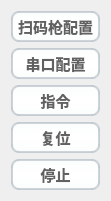
   <widget class="QWidget" name="verticalLayoutWidget">
    <property name="geometry">
     <rect>
      <x>580</x>
      <y>10</y>
      <width>111</width>
      <height>201</height>
     </rect>
    </property>
    <layout class="QVBoxLayout" name="verticalLayout">
     <item>
      <widget class="QPushButton" name="ScanBotton">
       <property name="sizePolicy">
        <sizepolicy hsizetype="Expanding" vsizetype="Expanding">
         <horstretch>0</horstretch>
         <verstretch>0</verstretch>
        </sizepolicy>
       </property>
       <property name="font">
        <font>
         <family>华文新魏</family>
         <pointsize>11</pointsize>
         <weight>75</weight>
         <italic>false</italic>
         <bold>true</bold>
        </font>
       </property>
       <property name="styleSheet">
        <string notr="true">QPushButton, QToolButton, QCommandLinkButton{
    padding: 0 5px 0 5px;
    border-style: solid;
    border-top-color: qlineargradient(spread:pad, x1:0, y1:0, x2:0, y2:1, stop:0 #c1c9cf, stop:1 #d2d8dd);
    border-right-color: qlineargradient(spread:pad, x1:1, y1:0, x2:0, y2:0, stop:0 #c1c9cf, stop:1 #d2d8dd);
    border-bottom-color: qlineargradient(spread:pad, x1:0, y1:1, x2:0, y2:0, stop:0 #c1c9cf, stop:1 #d2d8dd);
    border-left-color: qlineargradient(spread:pad, x1:0, y1:0, x2:1, y2:0, stop:0 #c1c9cf, stop:1 #d2d8dd);
    border-width: 2px;
    border-radius: 8px;
    color: #616161;
    font-weight: bold;
    background-color: qlineargradient(spread:pad, x1:0.5, y1:0, x2:0.5, y2:1, stop:0 #fbfdfd, stop:0.5 #ffffff, stop:1 #fbfdfd);
}
QPushButton::default, QToolButton::default, QCommandLinkButton::default{
    border: 2px solid transparent;
    color: #FFFFFF;
    background-color: qlineargradient(spread:pad, x1:0.5, y1:0, x2:0.5, y2:1, stop:0 #84afe5, stop:1 #1168e4);
}
QPushButton:hover, QToolButton:hover, QCommandLinkButton:hover{
    color: #3d3d3d;
}
QPushButton:pressed, QToolButton:pressed, QCommandLinkButton:pressed{
    color: #aeaeae;
    background-color: qlineargradient(spread:pad, x1:0.5, y1:0, x2:0.5, y2:1, stop:0 #ffffff, stop:0.5 #fbfdfd, stop:1 #ffffff);
}
QPushButton:disabled, QToolButton:disabled, QCommandLinkButton:disabled{
    color: #616161;
    background-color: qlineargradient(spread:pad, x1:0.5, y1:0, x2:0.5, y2:1, stop:0 #dce7eb, stop:0.5 #e0e8eb, stop:1 #dee7ec);
}</string>
       </property>
       <property name="text">
        <string>扫码枪配置</string>
       </property>
      </widget>
     </item>
     <item>
      <widget class="QPushButton" name="SerialBotton">
       <property name="sizePolicy">
        <sizepolicy hsizetype="Expanding" vsizetype="Expanding">
         <horstretch>0</horstretch>
         <verstretch>0</verstretch>
        </sizepolicy>
       </property>
       <property name="font">
        <font>
         <family>华文新魏</family>
         <pointsize>11</pointsize>
         <weight>75</weight>
         <italic>false</italic>
         <bold>true</bold>
        </font>
       </property>
       <property name="styleSheet">
        <string notr="true">QPushButton, QToolButton, QCommandLinkButton{
    padding: 0 5px 0 5px;
    border-style: solid;
    border-top-color: qlineargradient(spread:pad, x1:0, y1:0, x2:0, y2:1, stop:0 #c1c9cf, stop:1 #d2d8dd);
    border-right-color: qlineargradient(spread:pad, x1:1, y1:0, x2:0, y2:0, stop:0 #c1c9cf, stop:1 #d2d8dd);
    border-bottom-color: qlineargradient(spread:pad, x1:0, y1:1, x2:0, y2:0, stop:0 #c1c9cf, stop:1 #d2d8dd);
    border-left-color: qlineargradient(spread:pad, x1:0, y1:0, x2:1, y2:0, stop:0 #c1c9cf, stop:1 #d2d8dd);
    border-width: 2px;
    border-radius: 8px;
    color: #616161;
    font-weight: bold;
    background-color: qlineargradient(spread:pad, x1:0.5, y1:0, x2:0.5, y2:1, stop:0 #fbfdfd, stop:0.5 #ffffff, stop:1 #fbfdfd);
}
QPushButton::default, QToolButton::default, QCommandLinkButton::default{
    border: 2px solid transparent;
    color: #FFFFFF;
    background-color: qlineargradient(spread:pad, x1:0.5, y1:0, x2:0.5, y2:1, stop:0 #84afe5, stop:1 #1168e4);
}
QPushButton:hover, QToolButton:hover, QCommandLinkButton:hover{
    color: #3d3d3d;
}
QPushButton:pressed, QToolButton:pressed, QCommandLinkButton:pressed{
    color: #aeaeae;
    background-color: qlineargradient(spread:pad, x1:0.5, y1:0, x2:0.5, y2:1, stop:0 #ffffff, stop:0.5 #fbfdfd, stop:1 #ffffff);
}
QPushButton:disabled, QToolButton:disabled, QCommandLinkButton:disabled{
    color: #616161;
    background-color: qlineargradient(spread:pad, x1:0.5, y1:0, x2:0.5, y2:1, stop:0 #dce7eb, stop:0.5 #e0e8eb, stop:1 #dee7ec);
}</string>
       </property>
       <property name="text">
        <string>串口配置</string>
       </property>
      </widget>
     </item>
     <item>
      <widget class="QPushButton" name="protocol">
       <property name="sizePolicy">
        <sizepolicy hsizetype="Expanding" vsizetype="Expanding">
         <horstretch>0</horstretch>
         <verstretch>0</verstretch>
        </sizepolicy>
       </property>
       <property name="font">
        <font>
         <family>华文新魏</family>
         <pointsize>11</pointsize>
         <weight>75</weight>
         <bold>true</bold>
        </font>
       </property>
       <property name="styleSheet">
        <string notr="true">QPushButton, QToolButton, QCommandLinkButton{
    padding: 0 5px 0 5px;
    border-style: solid;
    border-top-color: qlineargradient(spread:pad, x1:0, y1:0, x2:0, y2:1, stop:0 #c1c9cf, stop:1 #d2d8dd);
    border-right-color: qlineargradient(spread:pad, x1:1, y1:0, x2:0, y2:0, stop:0 #c1c9cf, stop:1 #d2d8dd);
    border-bottom-color: qlineargradient(spread:pad, x1:0, y1:1, x2:0, y2:0, stop:0 #c1c9cf, stop:1 #d2d8dd);
    border-left-color: qlineargradient(spread:pad, x1:0, y1:0, x2:1, y2:0, stop:0 #c1c9cf, stop:1 #d2d8dd);
    border-width: 2px;
    border-radius: 8px;
    color: #616161;
    font-weight: bold;
    background-color: qlineargradient(spread:pad, x1:0.5, y1:0, x2:0.5, y2:1, stop:0 #fbfdfd, stop:0.5 #ffffff, stop:1 #fbfdfd);
}
QPushButton::default, QToolButton::default, QCommandLinkButton::default{
    border: 2px solid transparent;
    color: #FFFFFF;
    background-color: qlineargradient(spread:pad, x1:0.5, y1:0, x2:0.5, y2:1, stop:0 #84afe5, stop:1 #1168e4);
}
QPushButton:hover, QToolButton:hover, QCommandLinkButton:hover{
    color: #3d3d3d;
}
QPushButton:pressed, QToolButton:pressed, QCommandLinkButton:pressed{
    color: #aeaeae;
    background-color: qlineargradient(spread:pad, x1:0.5, y1:0, x2:0.5, y2:1, stop:0 #ffffff, stop:0.5 #fbfdfd, stop:1 #ffffff);
}
QPushButton:disabled, QToolButton:disabled, QCommandLinkButton:disabled{
    color: #616161;
    background-color: qlineargradient(spread:pad, x1:0.5, y1:0, x2:0.5, y2:1, stop:0 #dce7eb, stop:0.5 #e0e8eb, stop:1 #dee7ec);
}</string>
       </property>
       <property name="text">
        <string>指令</string>
       </property>
      </widget>
     </item>
     <item>
      <widget class="QPushButton" name="reset">
       <property name="sizePolicy">
        <sizepolicy hsizetype="Expanding" vsizetype="Expanding">
         <horstretch>0</horstretch>
         <verstretch>0</verstretch>
        </sizepolicy>
       </property>
       <property name="font">
        <font>
         <family>华文新魏</family>
         <pointsize>11</pointsize>
         <weight>75</weight>
         <bold>true</bold>
        </font>
       </property>
       <property name="styleSheet">
        <string notr="true">QPushButton, QToolButton, QCommandLinkButton{
    padding: 0 5px 0 5px;
    border-style: solid;
    border-top-color: qlineargradient(spread:pad, x1:0, y1:0, x2:0, y2:1, stop:0 #c1c9cf, stop:1 #d2d8dd);
    border-right-color: qlineargradient(spread:pad, x1:1, y1:0, x2:0, y2:0, stop:0 #c1c9cf, stop:1 #d2d8dd);
    border-bottom-color: qlineargradient(spread:pad, x1:0, y1:1, x2:0, y2:0, stop:0 #c1c9cf, stop:1 #d2d8dd);
    border-left-color: qlineargradient(spread:pad, x1:0, y1:0, x2:1, y2:0, stop:0 #c1c9cf, stop:1 #d2d8dd);
    border-width: 2px;
    border-radius: 8px;
    color: #616161;
    font-weight: bold;
    background-color: qlineargradient(spread:pad, x1:0.5, y1:0, x2:0.5, y2:1, stop:0 #fbfdfd, stop:0.5 #ffffff, stop:1 #fbfdfd);
}
QPushButton::default, QToolButton::default, QCommandLinkButton::default{
    border: 2px solid transparent;
    color: #FFFFFF;
    background-color: qlineargradient(spread:pad, x1:0.5, y1:0, x2:0.5, y2:1, stop:0 #84afe5, stop:1 #1168e4);
}
QPushButton:hover, QToolButton:hover, QCommandLinkButton:hover{
    color: #3d3d3d;
}
QPushButton:pressed, QToolButton:pressed, QCommandLinkButton:pressed{
    color: #aeaeae;
    background-color: qlineargradient(spread:pad, x1:0.5, y1:0, x2:0.5, y2:1, stop:0 #ffffff, stop:0.5 #fbfdfd, stop:1 #ffffff);
}
QPushButton:disabled, QToolButton:disabled, QCommandLinkButton:disabled{
    color: #616161;
    background-color: qlineargradient(spread:pad, x1:0.5, y1:0, x2:0.5, y2:1, stop:0 #dce7eb, stop:0.5 #e0e8eb, stop:1 #dee7ec);
}</string>
       </property>
       <property name="text">
        <string>复位</string>
       </property>
      </widget>
     </item>
     <item>
      <widget class="QPushButton" name="run">
       <property name="sizePolicy">
        <sizepolicy hsizetype="Expanding" vsizetype="Expanding">
         <horstretch>0</horstretch>
         <verstretch>0</verstretch>
        </sizepolicy>
       </property>
       <property name="font">
        <font>
         <family>华文新魏</family>
         <pointsize>11</pointsize>
         <weight>75</weight>
         <bold>true</bold>
        </font>
       </property>
       <property name="styleSheet">
        <string notr="true">QPushButton, QToolButton, QCommandLinkButton{
    padding: 0 5px 0 5px;
    border-style: solid;
    border-top-color: qlineargradient(spread:pad, x1:0, y1:0, x2:0, y2:1, stop:0 #c1c9cf, stop:1 #d2d8dd);
    border-right-color: qlineargradient(spread:pad, x1:1, y1:0, x2:0, y2:0, stop:0 #c1c9cf, stop:1 #d2d8dd);
    border-bottom-color: qlineargradient(spread:pad, x1:0, y1:1, x2:0, y2:0, stop:0 #c1c9cf, stop:1 #d2d8dd);
    border-left-color: qlineargradient(spread:pad, x1:0, y1:0, x2:1, y2:0, stop:0 #c1c9cf, stop:1 #d2d8dd);
    border-width: 2px;
    border-radius: 8px;
    color: #616161;
    font-weight: bold;
    background-color: qlineargradient(spread:pad, x1:0.5, y1:0, x2:0.5, y2:1, stop:0 #fbfdfd, stop:0.5 #ffffff, stop:1 #fbfdfd);
}
QPushButton::default, QToolButton::default, QCommandLinkButton::default{
    border: 2px solid transparent;
    color: #FFFFFF;
    background-color: qlineargradient(spread:pad, x1:0.5, y1:0, x2:0.5, y2:1, stop:0 #84afe5, stop:1 #1168e4);
}
QPushButton:hover, QToolButton:hover, QCommandLinkButton:hover{
    color: #3d3d3d;
}
QPushButton:pressed, QToolButton:pressed, QCommandLinkButton:pressed{
    color: #aeaeae;
    background-color: qlineargradient(spread:pad, x1:0.5, y1:0, x2:0.5, y2:1, stop:0 #ffffff, stop:0.5 #fbfdfd, stop:1 #ffffff);
}
QPushButton:disabled, QToolButton:disabled, QCommandLinkButton:disabled{
    color: #616161;
    background-color: qlineargradient(spread:pad, x1:0.5, y1:0, x2:0.5, y2:1, stop:0 #dce7eb, stop:0.5 #e0e8eb, stop:1 #dee7ec);
}</string>
       </property>
       <property name="text">
        <string>停止</string>
       </property>
      </widget>
     </item>
    </layout>
   </widget>
